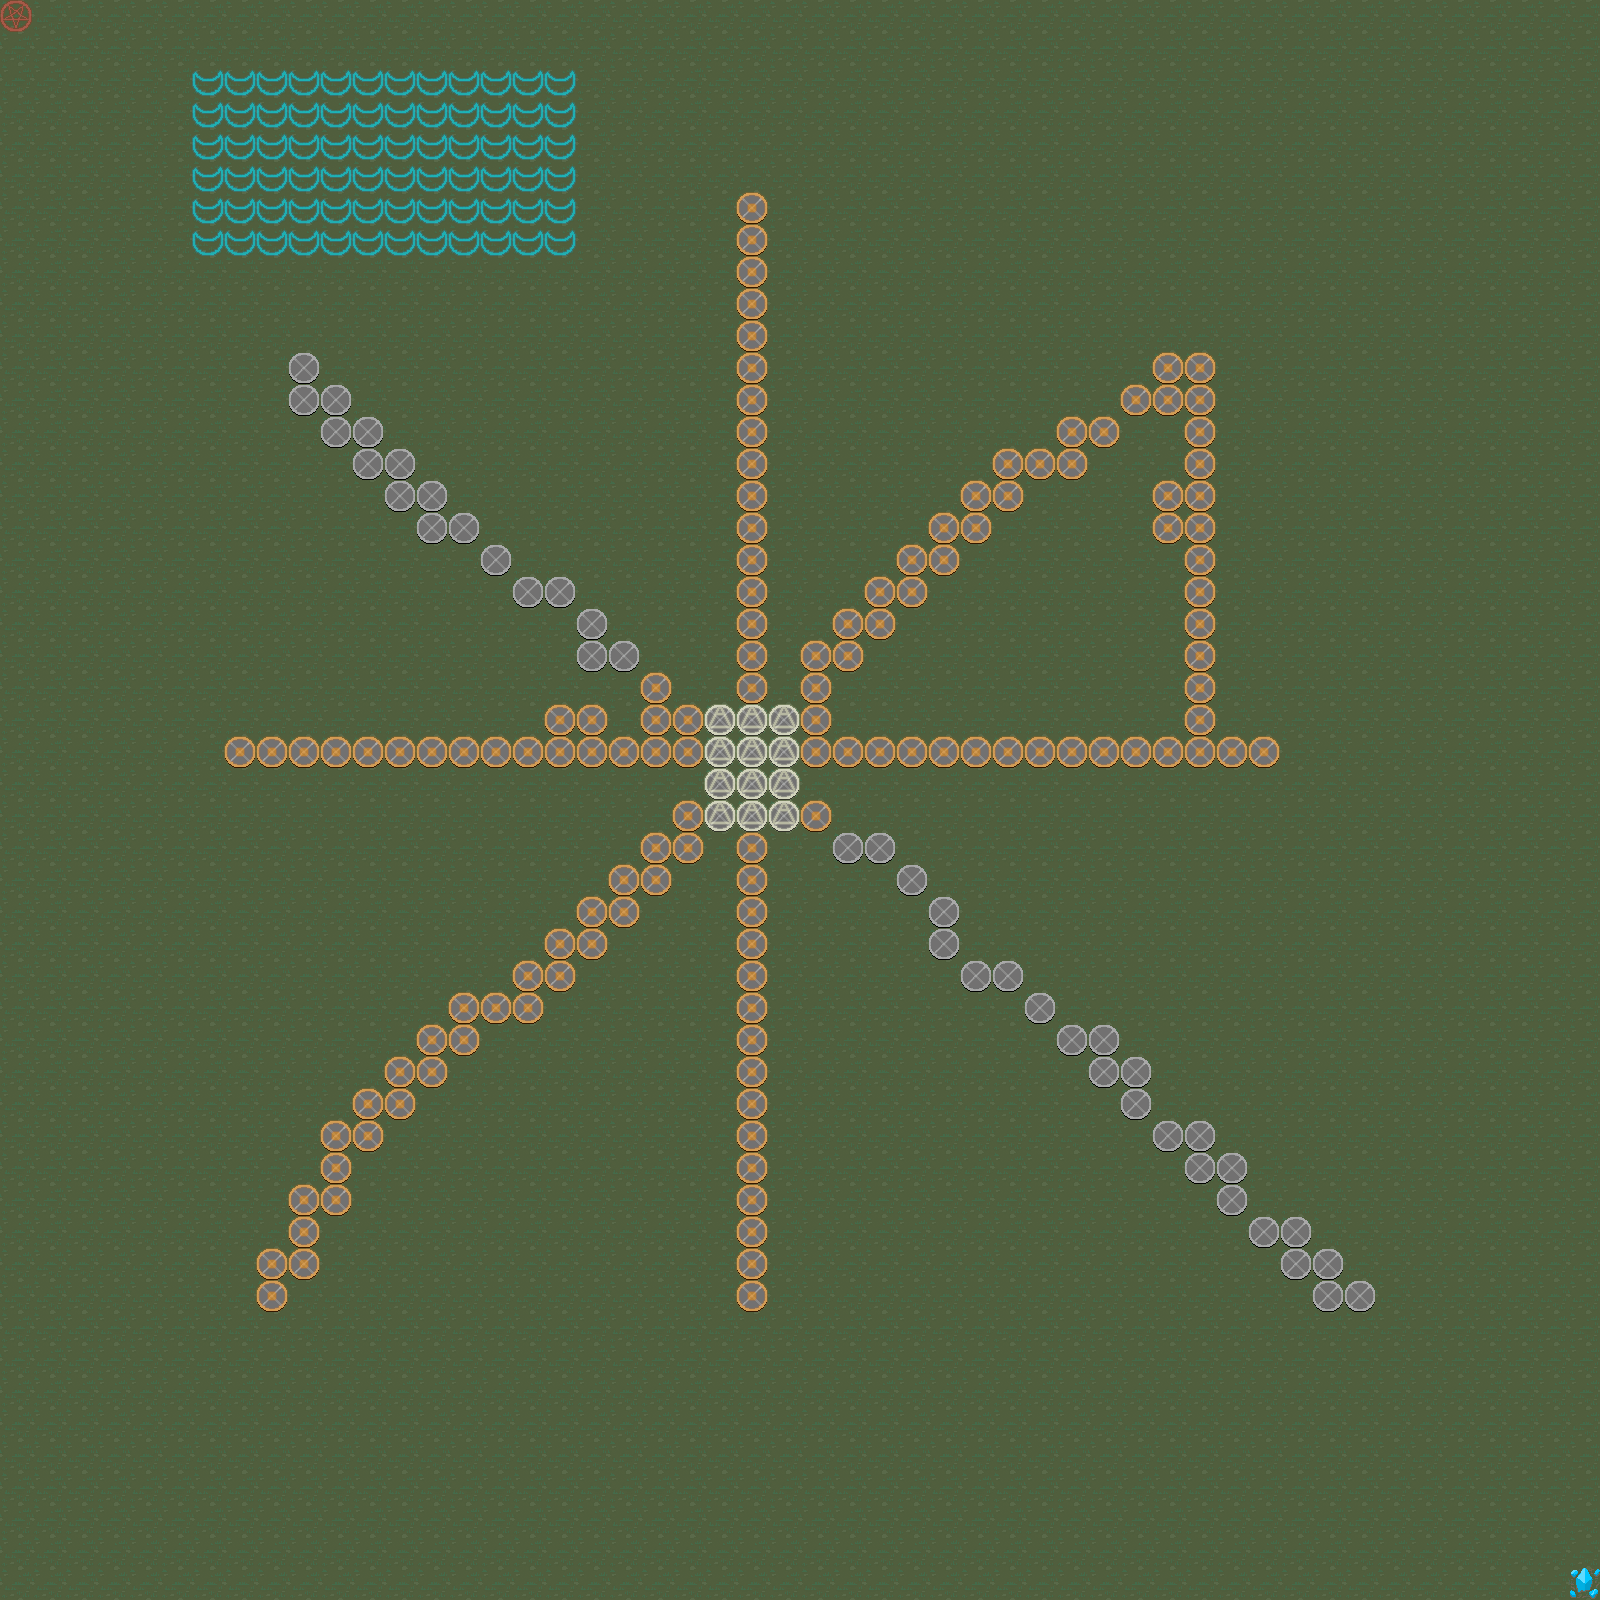

Rendered tile map (Tiled .tmx) drawn with the repository's tilesets; below, a short description and the map source with its tile grids summarised:
An orthogonal 50x50 tile map with 32x32 px tiles, 3 tile layers (Tile Layer 1, Objects, Tile Layer 3).

<map version="1.0" orientation="orthogonal" renderorder="right-down" width="50" height="50" tilewidth="32" tileheight="32" nextobjectid="1">
 <tileset firstgid="1" name="TD" tilewidth="32" tileheight="32" tilecount="56" columns="8">
  <image source="Scavengers_SpriteSheet.png" width="256" height="224" />
  <tile id="0">
   <properties>
    <property name="type" value="orange_tower" />
   </properties>
  </tile>
  <tile id="1">
   <properties>
    <property name="type" value="green_tower" />
   </properties>
  </tile>
  <tile id="2">
   <properties>
    <property name="type" value="blue_tower" />
   </properties>
  </tile>
  <tile id="3">
   <properties>
    <property name="type" value="white_tower" />
   </properties>
  </tile>
  <tile id="5">
   <properties>
    <property name="type" value="pedestal" />
   </properties>
  </tile>
  <tile id="18">
   <properties>
    <property name="type" value="exit" />
   </properties>
  </tile>
  <tile id="19">
   <properties>
    <property name="type" value="entrance" />
   </properties>
  </tile>
 </tileset>
 <layer name="Tile Layer 1" width="50" height="50">
  <data>[2500 cells, 2500 non-empty, 1 distinct tile ids]</data>
 </layer>
 <layer name="Objects" width="50" height="50">
  <data>[2500 cells, 187 non-empty, 3 distinct tile ids]</data>
 </layer>
 <layer name="Tile Layer 3" width="50" height="50">
  <data>[2500 cells, 216 non-empty, 3 distinct tile ids]</data>
 </layer>
</map>